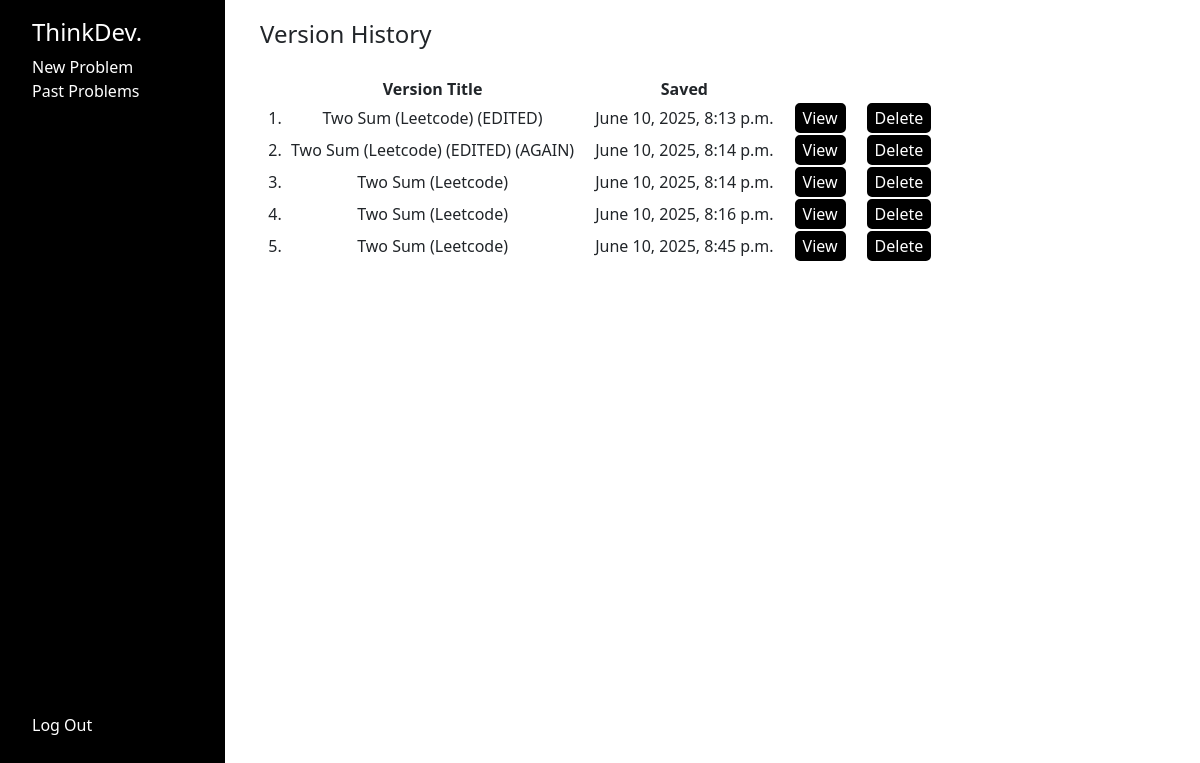
/problemlog/versions/17 (signed in), run on an earlier commit of the app's database.
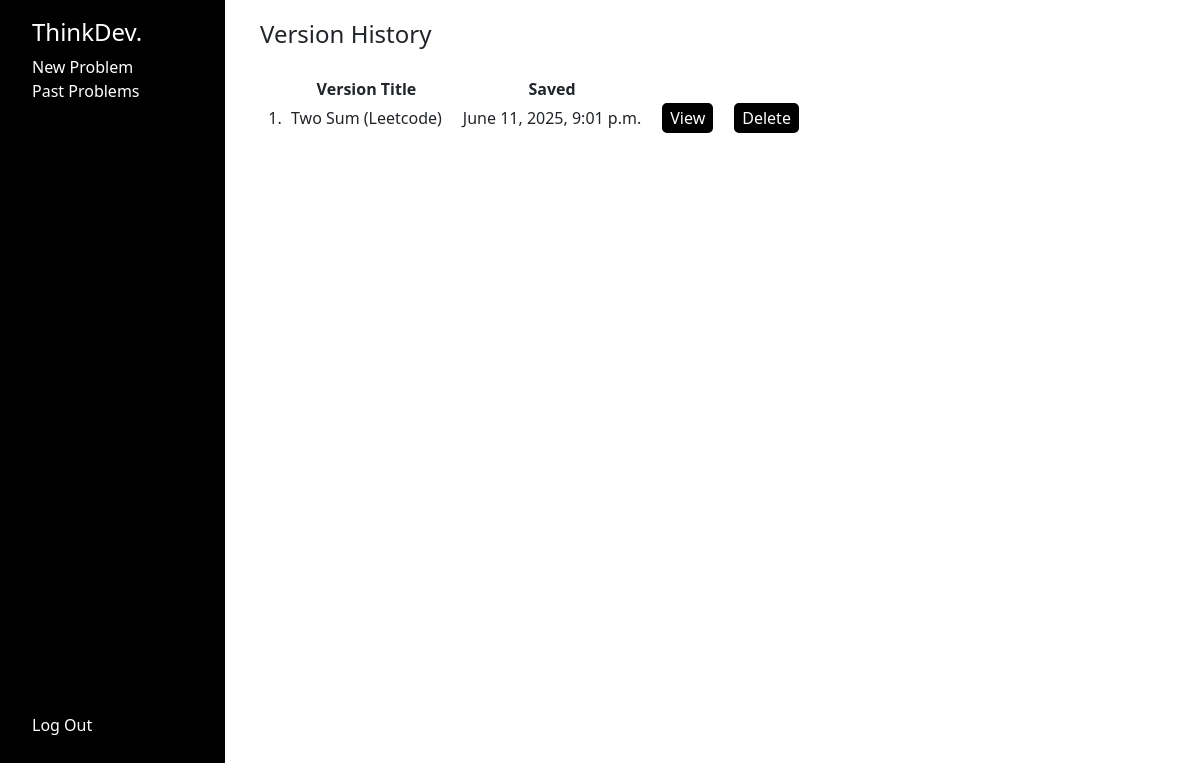
And on a later commit of the database.
### problemlog/models.py (models this page shows)
class ProblemVersions(models.Model):
    problem_id = models.ForeignKey(Problems, on_delete=models.CASCADE)
    username = models.CharField(max_length=255)
    problem_title = models.CharField(max_length=10000)
    problem_description = models.CharField(max_length=10000)
    problem_summary = models.CharField(max_length=10000)
    pseudo_code = models.CharField(max_length=10000)
    source_code = models.CharField(max_length=10000)
    solved = models.CharField(max_length=50)
    submit_time = models.DateTimeField(auto_now_add=True)

### problemlog/views.py (the view)
# urls.py: path("problemlog/versions/<int:id_entry>", views.problem_versions, name="problem_versions"),
@login_required
def problem_versions(request, id_entry):
    versions =  ProblemVersions.objects.filter(problem_id = id_entry, username = request.user.username)
    return render(request, "versions.html", {
        "versions": versions
    })

### problemlog/templates/versions.html (shortened to what this page needs)
{% extends "layout.html" %}
{% block body %}
    <div class="sidebar_pages">
        <div class="sidebar">
            <ul style="list-style-type: none; margin-top: 18px">
                <li>
                    <h4 style="color: white;">ThinkDev.</h4>
                </li>
                <li>
                    <a class="sidebar_links" href="{% url 'problem_log' %}">New Problem</a>
                </li>
                <li>
                    <a class="sidebar_links" href="{% url 'log' %}">Past Problems</a>
                </li>
                <li style="margin-top: 76.25vh;">
                    <a class="sidebar_links" href="{% url 'logout' %}">Log Out</a>
                </li>
            </ul>
        </div>
        <div class="sidebar_page_second_col">
        <h4>Version History</h4>
        <table>
            <tr>
                <td>
                </td>
                <td class="log_table_cell">
                    <b>Version Title</b>
                </td>
                <td class="log_table_cell">
                    <b>Saved</b>
                </td>
            </tr>
            {% for version in versions %}
            <tr style="text-align: center;">
                <td style="width: 30px;">
                    {{forloop.counter}}.
                </td>
                <td style="padding-right: 20px;">
                    {{ version.problem_title }}
                </td>
                <td style="padding-right: 20px;">
                    {{ version.submit_time }}
                </td>
                <form action="{% url 'versions_view' id_entry=version.id %}" method = "POST">
                    <td style="padding-right: 20px;">
                        <input style="border-radius: 5px; background-color:black; color: white; border: 2px solid black;" name="view_button" type="submit" value="View">
                    </td>
                    <td style="padding-right: 20px;">
                        <input style="border-radius: 5px; background-color:black; color: white; border: 2px solid black;" name="delete_button" type="submit" value="Delete">
                    </td>
                </form>
            </tr>
            {% endfor %}
        </table>
        </div>
    </div>
{% endblock %}

### problemlog/templates/layout.html (shortened to what this page needs)
{% load static %}
<!DOCTYPE html>
    <html lang="en">
        <head>
            <link href="https://cdn.jsdelivr.net/npm/bootstrap@5.3.5/dist/css/bootstrap.min.css" rel="stylesheet">
            <link href="{% static 'styles.css' %}" rel="stylesheet">
        </head>
        <body>
            {% block body %}
            {% endblock %}
        </body>
    </html>

### problemlog/static/styles.css (style rules this page uses)
.sidebar_pages { height: 100%; width: 100%; display: grid; grid-template-columns: 225px 1fr; }
.sidebar { grid-column: 1; background-color: black; position: sticky; top: 0; height: 100vh; width: 225px; }
.sidebar_links { color: white; text-decoration: none; }
.sidebar_page_second_col { grid-column: 2; margin-left: 35px; margin-top: 20px; }
.log_table_cell { padding-top: 20px; padding-right: 20px; text-align: center; }

What changed in the data, as far as the page shows it:
removed ProblemVersions: problem_title "Two Sum (Leetcode) (EDITED)", submit_time "June 10, 2025, 8:13 p.m."
removed ProblemVersions: problem_title "Two Sum (Leetcode) (EDITED) (AGAIN)", submit_time "June 10, 2025, 8:14 p.m."
removed ProblemVersions: problem_title "Two Sum (Leetcode)", submit_time "June 10, 2025, 8:14 p.m."
removed ProblemVersions: problem_title "Two Sum (Leetcode)", submit_time "June 10, 2025, 8:16 p.m."
removed ProblemVersions: problem_title "Two Sum (Leetcode)", submit_time "June 10, 2025, 8:45 p.m."
added ProblemVersions: problem_title "Two Sum (Leetcode)", submit_time "June 11, 2025, 9:01 p.m."
